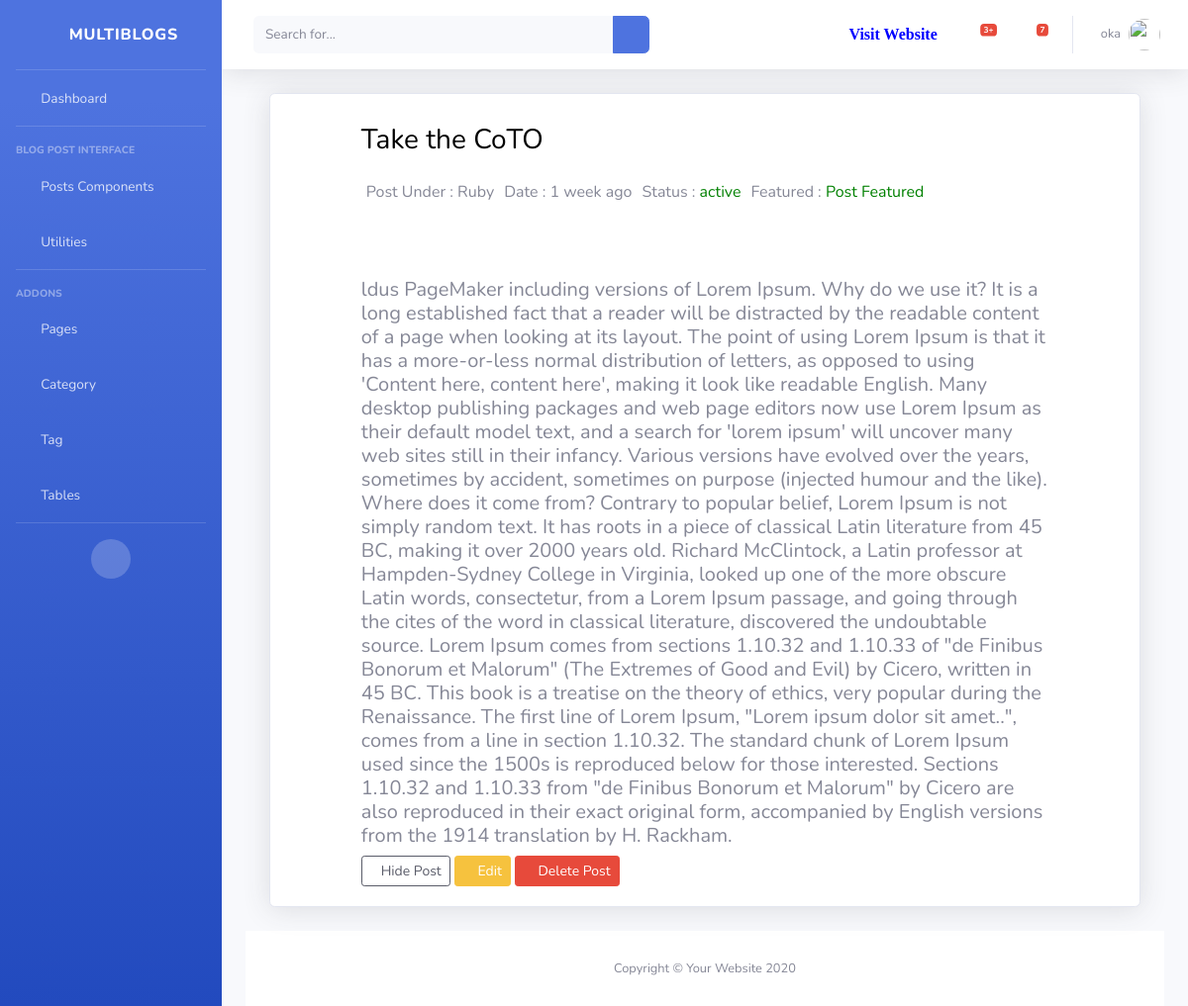
The page /dashboard/post/view/16 (signed in) on the database as committed earlier.
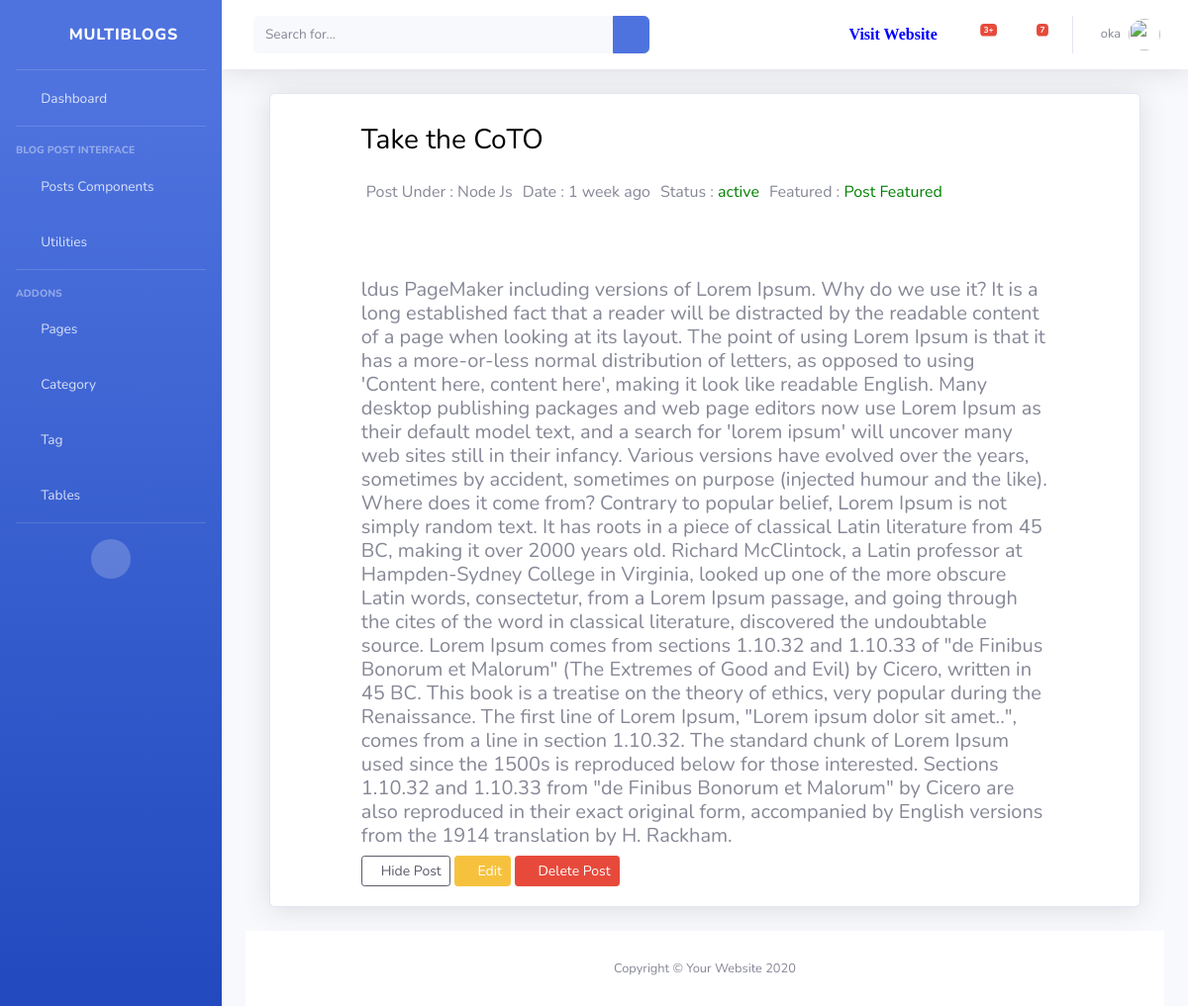
The same page on the database as committed later.
### blog/models.py (models this page shows, shortened)
class Blog(models.Model):
    status = (
        ('active','active'),
        ('pending','pending')
    )
    title  = models.CharField(max_length=200, null=True)
    detail = models.TextField(max_length=2000, null=True)
    image = models.ImageField(upload_to='images/media', null=True, blank=True)
    catagories = models.ForeignKey(Catagory,on_delete=models.DO_NOTHING, null=True)
    tags = models.ManyToManyField(Tag, blank=True)
    status = models.CharField(max_length=20, choices=status, default='pending')
    author = models.ForeignKey(Author, on_delete=models.CASCADE)
    featured  = models.BooleanField(default=False)
    visit_count = models.IntegerField(default=0)
    visible = models.BooleanField(default=True)
    created_at = models.DateTimeField(auto_now_add=True)
    class Meta:
        verbose_name_plural = 'Blog'

class Catagory(models.Model):
    name = models.CharField(max_length=200, null=True)
    slug = models.SlugField(null=True)
    image = models.CharField(max_length=300, null=True, blank=True )
    description = models.CharField(max_length=500, null=True,blank=True, verbose_name='Description')
    class Meta:
        verbose_name_plural = 'Catagory'
    def __str__(self):
        return str(self.name)

### dashboard/views.py (the view)
# urls.py: path('post/view/<str:id>', views.PostView.as_view(), name='post'),
class PostView(View):
    @method_decorator(login_required(login_url='login'))
    def dispatch(self, request,*args,**kwargs):
        return super().dispatch(request,*args,**kwargs)
    def get(self, request,id):
        post_obj = get_object_or_404(Blog, id=id)
        context={
            'post':post_obj
        }
        return render(request,'dashboard/post/post_view.html', context)

### blog/context_processors.py (called while the page is built)
def globalVariable(request):
    category = Catagory.objects.all()\
        .annotate(post_count=Count('blog'))\
        .filter(blog__isnull=False)\
        .order_by('-post_count')[:4]
    category_count = category.count()
    context = {
        'category':category,
        'cat_count':category_count
        }
    return context

### templates/dashboard/post/post_view.html (shortened to what this page needs)
{% extends 'dashboard/base/base.html' %}
{% load static %}
{% block body %}
{% load humanize %}
<div class="container-fluid">
<div class="row">
    <div class="col">
        <div class="card shadow mb-4">
            <div class="row " style="padding: 20px;">
                <div class="col-10 mx-auto">
                    <h3>{{ post.title }}</h3>
                    <div class="text_div">
                        <p> Post Under : {{ post.catagories }}</p>
                        <p> Date : {{ post.created_at|naturaltime }}</p>
                        {% if post.status == 'active' %}
                          <p> Status : <span style="color: green;"> {{ post.status }}</span> </p>
                        {% else %}
                          <p> Status : <span style="color: red; background-color: rgb(70, 123, 172); padding: 5px; border-radius: 10px; "> {{ post.status }}</span> </p>
                        {% endif %}
                        {% if post.featured == True %}
                          <p > Featured : <span style="color:green"> Post Featured</span> </p>
                        {% else %}
                          <p >  Featured : <span style="color:red"> Not Featured Yet</span></p>
                        {% endif %}
                    </div>
                    <h5> {{ post.detail }}</h5>
                    <div>
                      {% if post.visible == False %}
                        <a href=" {% url 'visible' post.id %}" class="btn btn-outline-dark btn-sm "><i class="fas fa-eye"></i> Make Visible </a>
                      {% else %}
                        <a href=" {% url 'hidden' post.id %}" class="btn btn-outline-dark btn-sm"><i class="fas fa-eye-slash"></i>Hide Post </a>
                      {% endif %}
                        <a href="{% url 'edit_post' post.id %}" class="btn btn-warning btn-sm"><i class="far fa-edit"></i> Edit</a>
                        <a href=" " class="btn btn-danger btn-sm" data-toggle="modal" data-target="#delete"><i class="far fa-trash-alt" ></i> Delete Post </a>
                    </div>
                </div>
            </div>
        </div>
    </div>
</div>
{% endblock %}

Rows that differ between the two databases and show on the page:
changed Blog "Take the CoTO": catagories "Ruby" → "Node Js"
